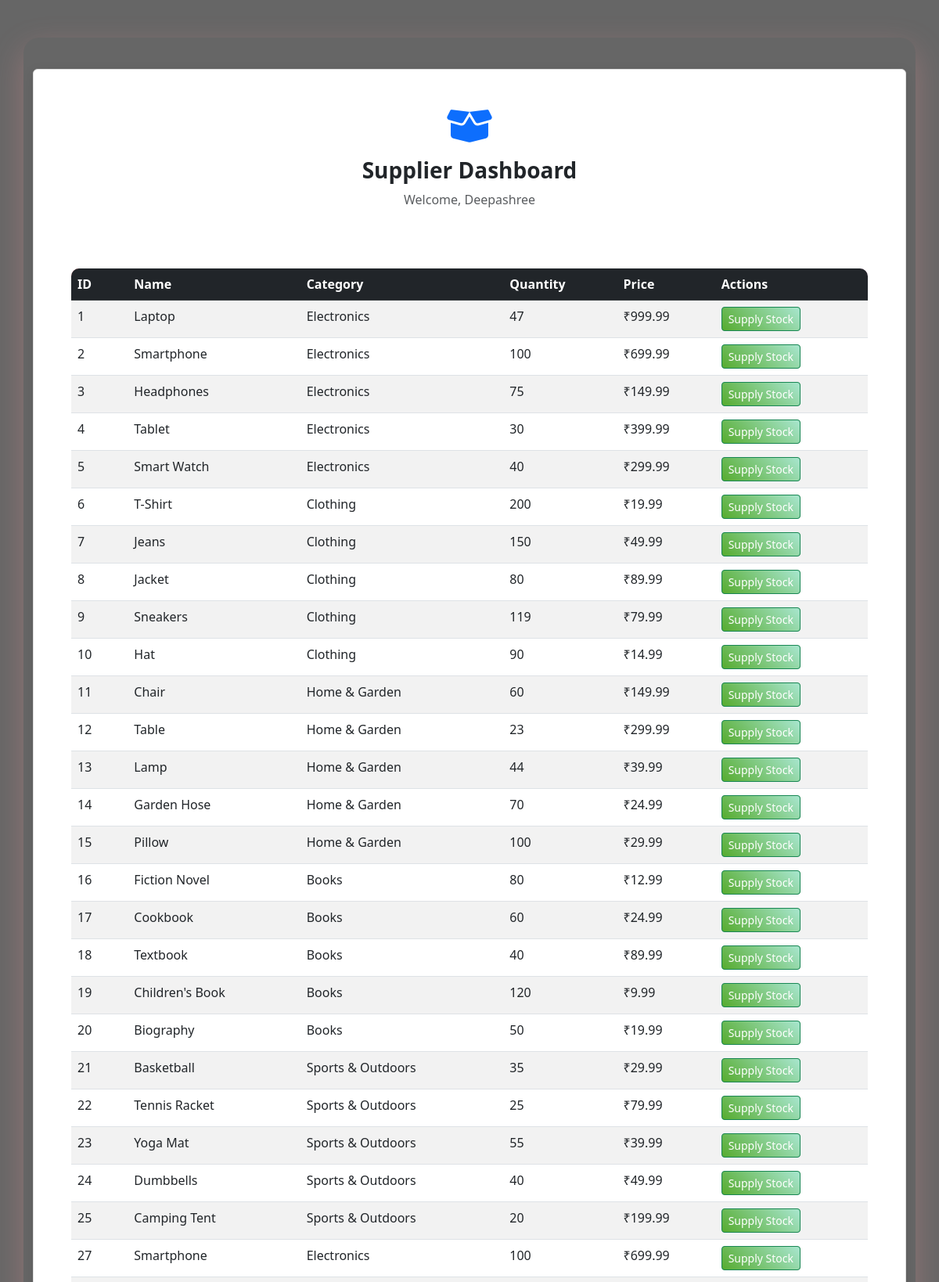
Page /supplier (signed in, upper part) on the committed database.
### tables this page shows
CREATE TABLE users (
    user_id INTEGER PRIMARY KEY AUTOINCREMENT,
    username TEXT UNIQUE NOT NULL,
    email TEXT UNIQUE NOT NULL,
    password TEXT NOT NULL,
    role TEXT NOT NULL
);

CREATE TABLE products (
    product_id INTEGER PRIMARY KEY AUTOINCREMENT,
    name TEXT NOT NULL,
    category TEXT NOT NULL,
    quantity INTEGER NOT NULL,
    price REAL NOT NULL,
    threshold INTEGER NOT NULL
);

### app.py (the view)
@app.route("/supplier")
@login_required
def supplier_dashboard():
    conn = get_db()
    products = conn.execute("SELECT * FROM products").fetchall()
    conn.close()
    username = session.get("username", "User")
    return render_template("supplier_products.html", username=username, products=products)

### app.py (called while the page is built)
@login_manager.user_loader
def load_user(user_id):
    conn = get_db()
    user = conn.execute("SELECT * FROM users WHERE user_id=?", (user_id,)).fetchone()
    conn.close()
    if user:
        return User(user['user_id'], user['email'], user['role'])
    return None

def get_db():
    conn = sqlite3.connect("database.db")
    conn.row_factory = sqlite3.Row
    return conn

### templates/supplier_products.html (shortened to what this page needs)
<!DOCTYPE html>
<html lang="en">
<head>
  <link rel="stylesheet" href="{{ url_for('static', filename='style.css') }}">
  <link href="https://cdn.jsdelivr.net/npm/bootstrap@5.3.0/dist/css/bootstrap.min.css" rel="stylesheet">
  <link rel="stylesheet" href="https://cdnjs.cloudflare.com/ajax/libs/font-awesome/6.0.0/css/all.min.css">
</head>
<body class="auth-page">
<div class="container mt-5 fade-in">
  <div class="row justify-content-center">
    <div class="col-md-12">
      <div class="card p-5">
        <div class="text-center mb-4">
          <i class="fas fa-box-open fa-3x text-primary mb-3"></i>
          <h3 class="fw-bold">Supplier Dashboard</h3>
          <p class="text-muted">Welcome, {{ username }}</p>
        </div>
        <h4>Products for Supply</h4>
        <div class="table-responsive">
          <table class="table table-striped table-hover">
            <thead class="table-dark">
              <tr>
                <th>ID</th><th>Name</th><th>Category</th><th>Quantity</th><th>Price</th><th>Actions</th>
              </tr>
            </thead>
            <tbody>
              {% for p in products %}
              <tr>
                <td>{{ p['product_id'] }}</td>
                <td>{{ p['name'] }}</td>
                <td>{{ p['category'] }}</td>
                <td>
                  {% if p['quantity'] < p['threshold'] %}
                    <span class="badge bg-danger">{{ p['quantity'] }}</span>
                  {% else %}
                    {{ p['quantity'] }}
                  {% endif %}
                </td>
                <td>₹{{ p['price'] }}</td>
                <td>
                  <a href="{{ url_for('supply_stock', product_id=p['product_id']) }}" class="btn btn-sm btn-success">Supply Stock</a>
                </td>
              </tr>
              {% endfor %}
            </tbody>
          </table>
        </div>
      </div>
    </div>
  </div>
</div>
</body>
</html>

### static/style.css (style rules this page uses)
body { background: linear-gradient(135deg, #ff9a9e 0%, #fecfef 50%, #a8edea 100%); font-family: "Segoe UI", Tahoma, Geneva, Verdana, sans-serif; min-height: 100vh; margin: 0; color: #212529; position: relative; overflow-x: hidden; }
.container { background: linear-gradient(180deg, #ffffff 0%, #f8f9fa 100%); border-radius: 20px; padding: 40px; margin-top: 30px; box-shadow: 0 15px 40px rgba(255, 154, 158, 0.3); color: #212529; }
.btn { border-radius: 25px; padding: 10px 20px; font-weight: 600; transition: all 0.3s ease; }
.btn-success { background: linear-gradient(45deg, #56ab2f, #a8e6cf); border: none; color: #fff; }
.card { border-radius: 15px; box-shadow: 0 8px 25px rgba(255, 154, 158, 0.2); border: none; background: rgba(255, 255, 255, 0.9); transition: all 0.3s ease; }
.auth-page .card { background: white !important; backdrop-filter: none; -webkit-backdrop-filter: none; box-shadow: 0 4px 15px rgba(0, 0, 0, 0.1); border: 1px solid #ddd; color: #212529; }
.card i { margin-bottom: 1rem; transition: transform 0.3s ease; }
.table { border-radius: 10px; overflow: hidden; box-shadow: 0 4px 15px rgba(255, 154, 158, 0.1); }
.table thead { background: linear-gradient(90deg, #ff9a9e, #fecfef); color: white; }
.fade-in { animation: fadeIn 0.5s ease-in; }
.table-responsive { overflow-x: auto; -webkit-overflow-scrolling: touch; }
.auth-page { background-image: url('/static/images/warehouse-bg.jpg'); background-size: cover; background-position: center; background-attachment: fixed; background-repeat: no-repeat; }
.auth-page::before { content: ''; position: fixed; top: 0; left: 0; width: 100%; height: 100%; background: rgba(0, 0, 0, 0.6); z-index: -1; }
.auth-page .container { background: transparent !important; backdrop-filter: none; -webkit-backdrop-filter: none; }
.auth-page .container h2, .auth-page .container h4, .auth-page .container h5 { color: white; }

### rows in the picture
users: username "Deepashree"
products: product_id "1", name "Laptop", category "Electronics", quantity "47", price "999.99"
products: product_id "2", name "Smartphone", category "Electronics", quantity "100", price "699.99"
products: product_id "3", name "Headphones", category "Electronics", quantity "75", price "149.99"
products: product_id "4", name "Tablet", category "Electronics", quantity "30", price "399.99"
products: product_id "5", name "Smart Watch", category "Electronics", quantity "40", price "299.99"
products: product_id "6", name "T-Shirt", category "Clothing", quantity "200", price "19.99"
products: product_id "7", name "Jeans", category "Clothing", quantity "150", price "49.99"
products: product_id "8", name "Jacket", category "Clothing", quantity "80", price "89.99"
products: product_id "9", name "Sneakers", category "Clothing", quantity "119", price "79.99"
products: product_id "10", name "Hat", category "Clothing", quantity "90", price "14.99"
products: product_id "11", name "Chair", category "Home & Garden", quantity "60", price "149.99"
products: product_id "12", name "Table", category "Home & Garden", quantity "23", price "299.99"
products: product_id "13", name "Lamp", category "Home & Garden", quantity "44", price "39.99"
products: product_id "14", name "Garden Hose", category "Home & Garden", quantity "70", price "24.99"
products: product_id "15", name "Pillow", category "Home & Garden", quantity "100", price "29.99"
products: product_id "16", name "Fiction Novel", category "Books", quantity "80", price "12.99"
products: product_id "17", name "Cookbook", category "Books", quantity "60", price "24.99"
products: product_id "18", name "Textbook", category "Books", quantity "40", price "89.99"
products: product_id "19", name "Children's Book", category "Books", quantity "120", price "9.99"
products: product_id "20", name "Biography", category "Books", quantity "50", price "19.99"
products: product_id "21", name "Basketball", category "Sports & Outdoors", quantity "35", price "29.99"
products: product_id "22", name "Tennis Racket", category "Sports & Outdoors", quantity "25", price "79.99"
products: product_id "23", name "Yoga Mat", category "Sports & Outdoors", quantity "55", price "39.99"
products: product_id "24", name "Dumbbells", category "Sports & Outdoors", quantity "40", price "49.99"
products: product_id "25", name "Camping Tent", category "Sports & Outdoors", quantity "20", price "199.99"
products: product_id "27", name "Smartphone", category "Electronics", quantity "100", price "699.99"
